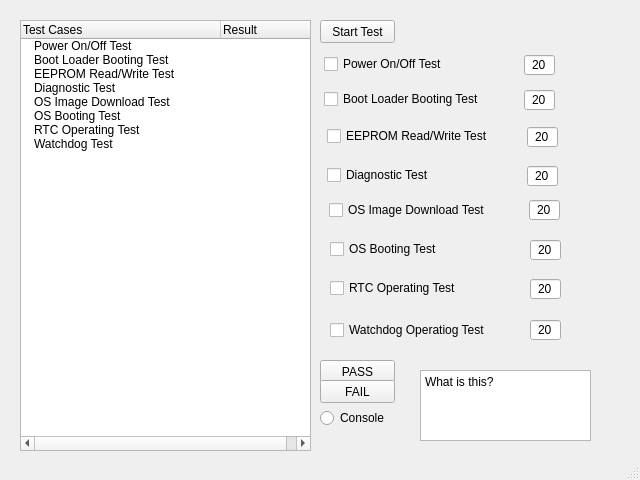
<?xml version="1.0" encoding="UTF-8"?>
<ui version="4.0">
 <class>MainWindow</class>
 <widget class="QMainWindow" name="MainWindow">
  <property name="geometry">
   <rect>
    <x>0</x>
    <y>0</y>
    <width>640</width>
    <height>480</height>
   </rect>
  </property>
  <property name="windowTitle">
   <string>MainWindow</string>
  </property>
  <widget class="QWidget" name="centralwidget">
   <widget class="QTreeWidget" name="TR_TC">
    <property name="geometry">
     <rect>
      <x>20</x>
      <y>20</y>
      <width>291</width>
      <height>431</height>
     </rect>
    </property>
    <property name="indentation">
     <number>10</number>
    </property>
    <property name="allColumnsShowFocus">
     <bool>true</bool>
    </property>
    <property name="expandsOnDoubleClick">
     <bool>true</bool>
    </property>
    <attribute name="headerDefaultSectionSize">
     <number>200</number>
    </attribute>
    <attribute name="headerMinimumSectionSize">
     <number>0</number>
    </attribute>
    <column>
     <property name="text">
      <string>Test Cases</string>
     </property>
    </column>
    <column>
     <property name="text">
      <string>Result</string>
     </property>
    </column>
    <item>
     <property name="text">
      <string>Power On/Off Test</string>
     </property>
     <property name="text">
      <string/>
     </property>
    </item>
    <item>
     <property name="text">
      <string>Boot Loader Booting Test</string>
     </property>
    </item>
    <item>
     <property name="text">
      <string>EEPROM Read/Write Test</string>
     </property>
    </item>
    <item>
     <property name="text">
      <string>Diagnostic Test</string>
     </property>
    </item>
    <item>
     <property name="text">
      <string>OS Image Download Test</string>
     </property>
    </item>
    <item>
     <property name="text">
      <string>OS Booting Test</string>
     </property>
    </item>
    <item>
     <property name="text">
      <string>RTC Operating Test</string>
     </property>
    </item>
    <item>
     <property name="text">
      <string>Watchdog Test</string>
     </property>
    </item>
   </widget>
   <widget class="QPushButton" name="PB_StartTest">
    <property name="geometry">
     <rect>
      <x>320</x>
      <y>20</y>
      <width>75</width>
      <height>23</height>
     </rect>
    </property>
    <property name="text">
     <string>Start Test</string>
    </property>
   </widget>
   <widget class="QCheckBox" name="CB_EEPROM">
    <property name="geometry">
     <rect>
      <x>327</x>
      <y>128</y>
      <width>171</width>
      <height>16</height>
     </rect>
    </property>
    <property name="text">
     <string>EEPROM Read/Write Test</string>
    </property>
   </widget>
   <widget class="QCheckBox" name="CB_RTCOp">
    <property name="geometry">
     <rect>
      <x>330</x>
      <y>280</y>
      <width>181</width>
      <height>16</height>
     </rect>
    </property>
    <property name="text">
     <string>RTC Operating Test</string>
    </property>
   </widget>
   <widget class="QLineEdit" name="LE_BLBRE">
    <property name="geometry">
     <rect>
      <x>524</x>
      <y>90</y>
      <width>31</width>
      <height>20</height>
     </rect>
    </property>
    <property name="text">
     <string>20</string>
    </property>
    <property name="alignment">
     <set>Qt::AlignCenter</set>
    </property>
   </widget>
   <widget class="QCheckBox" name="CB_Diag">
    <property name="geometry">
     <rect>
      <x>327</x>
      <y>167</y>
      <width>121</width>
      <height>16</height>
     </rect>
    </property>
    <property name="text">
     <string>Diagnostic Test</string>
    </property>
   </widget>
   <widget class="QLineEdit" name="LE_DiagRE">
    <property name="geometry">
     <rect>
      <x>527</x>
      <y>166</y>
      <width>31</width>
      <height>20</height>
     </rect>
    </property>
    <property name="text">
     <string>20</string>
    </property>
    <property name="alignment">
     <set>Qt::AlignCenter</set>
    </property>
   </widget>
   <widget class="QCheckBox" name="CB_BLBooting">
    <property name="geometry">
     <rect>
      <x>324</x>
      <y>91</y>
      <width>171</width>
      <height>16</height>
     </rect>
    </property>
    <property name="text">
     <string>Boot Loader Booting Test</string>
    </property>
   </widget>
   <widget class="QCheckBox" name="CB_WDOp">
    <property name="geometry">
     <rect>
      <x>330</x>
      <y>322</y>
      <width>171</width>
      <height>16</height>
     </rect>
    </property>
    <property name="text">
     <string>Watchdog Operatiog Test</string>
    </property>
   </widget>
   <widget class="QLineEdit" name="LE_EEPROMRE">
    <property name="geometry">
     <rect>
      <x>527</x>
      <y>127</y>
      <width>31</width>
      <height>20</height>
     </rect>
    </property>
    <property name="text">
     <string>20</string>
    </property>
    <property name="alignment">
     <set>Qt::AlignCenter</set>
    </property>
   </widget>
   <widget class="QCheckBox" name="CB_OsImgDn">
    <property name="geometry">
     <rect>
      <x>329</x>
      <y>202</y>
      <width>181</width>
      <height>16</height>
     </rect>
    </property>
    <property name="text">
     <string>OS Image Download Test</string>
    </property>
   </widget>
   <widget class="QLineEdit" name="LE_PowRE">
    <property name="geometry">
     <rect>
      <x>524</x>
      <y>55</y>
      <width>31</width>
      <height>20</height>
     </rect>
    </property>
    <property name="text">
     <string>20</string>
    </property>
    <property name="alignment">
     <set>Qt::AlignCenter</set>
    </property>
   </widget>
   <widget class="QCheckBox" name="CB_PwrOnOff">
    <property name="geometry">
     <rect>
      <x>324</x>
      <y>56</y>
      <width>131</width>
      <height>16</height>
     </rect>
    </property>
    <property name="text">
     <string>Power On/Off Test</string>
    </property>
   </widget>
   <widget class="QCheckBox" name="CB_OSBooting">
    <property name="geometry">
     <rect>
      <x>330</x>
      <y>241</y>
      <width>181</width>
      <height>16</height>
     </rect>
    </property>
    <property name="text">
     <string>OS Booting Test</string>
    </property>
   </widget>
   <widget class="QLineEdit" name="LE_WDRE">
    <property name="geometry">
     <rect>
      <x>530</x>
      <y>320</y>
      <width>31</width>
      <height>20</height>
     </rect>
    </property>
    <property name="text">
     <string>20</string>
    </property>
    <property name="alignment">
     <set>Qt::AlignCenter</set>
    </property>
   </widget>
   <widget class="QLineEdit" name="LE_RTCRE">
    <property name="geometry">
     <rect>
      <x>530</x>
      <y>279</y>
      <width>31</width>
      <height>20</height>
     </rect>
    </property>
    <property name="text">
     <string>20</string>
    </property>
    <property name="alignment">
     <set>Qt::AlignCenter</set>
    </property>
   </widget>
   <widget class="QLineEdit" name="LE_OSDNRE">
    <property name="geometry">
     <rect>
      <x>529</x>
      <y>200</y>
      <width>31</width>
      <height>20</height>
     </rect>
    </property>
    <property name="text">
     <string>20</string>
    </property>
    <property name="alignment">
     <set>Qt::AlignCenter</set>
    </property>
   </widget>
   <widget class="QLineEdit" name="LE_OSBootRE">
    <property name="geometry">
     <rect>
      <x>530</x>
      <y>240</y>
      <width>31</width>
      <height>20</height>
     </rect>
    </property>
    <property name="text">
     <string>20</string>
    </property>
    <property name="alignment">
     <set>Qt::AlignCenter</set>
    </property>
   </widget>
   <widget class="QPushButton" name="PB_PASS">
    <property name="geometry">
     <rect>
      <x>320</x>
      <y>360</y>
      <width>75</width>
      <height>23</height>
     </rect>
    </property>
    <property name="text">
     <string>PASS</string>
    </property>
   </widget>
   <widget class="QPushButton" name="PB_FAIL">
    <property name="geometry">
     <rect>
      <x>320</x>
      <y>380</y>
      <width>75</width>
      <height>23</height>
     </rect>
    </property>
    <property name="text">
     <string>FAIL</string>
    </property>
   </widget>
   <widget class="QPlainTextEdit" name="PTE_what">
    <property name="geometry">
     <rect>
      <x>420</x>
      <y>370</y>
      <width>171</width>
      <height>71</height>
     </rect>
    </property>
    <property name="plainText">
     <string>What is this?</string>
    </property>
   </widget>
   <widget class="QRadioButton" name="RB_Console">
    <property name="geometry">
     <rect>
      <x>320</x>
      <y>410</y>
      <width>90</width>
      <height>16</height>
     </rect>
    </property>
    <property name="text">
     <string>Console</string>
    </property>
   </widget>
  </widget>
  <widget class="QStatusBar" name="statusbar"/>
 </widget>
 <resources/>
 <connections/>
</ui>
